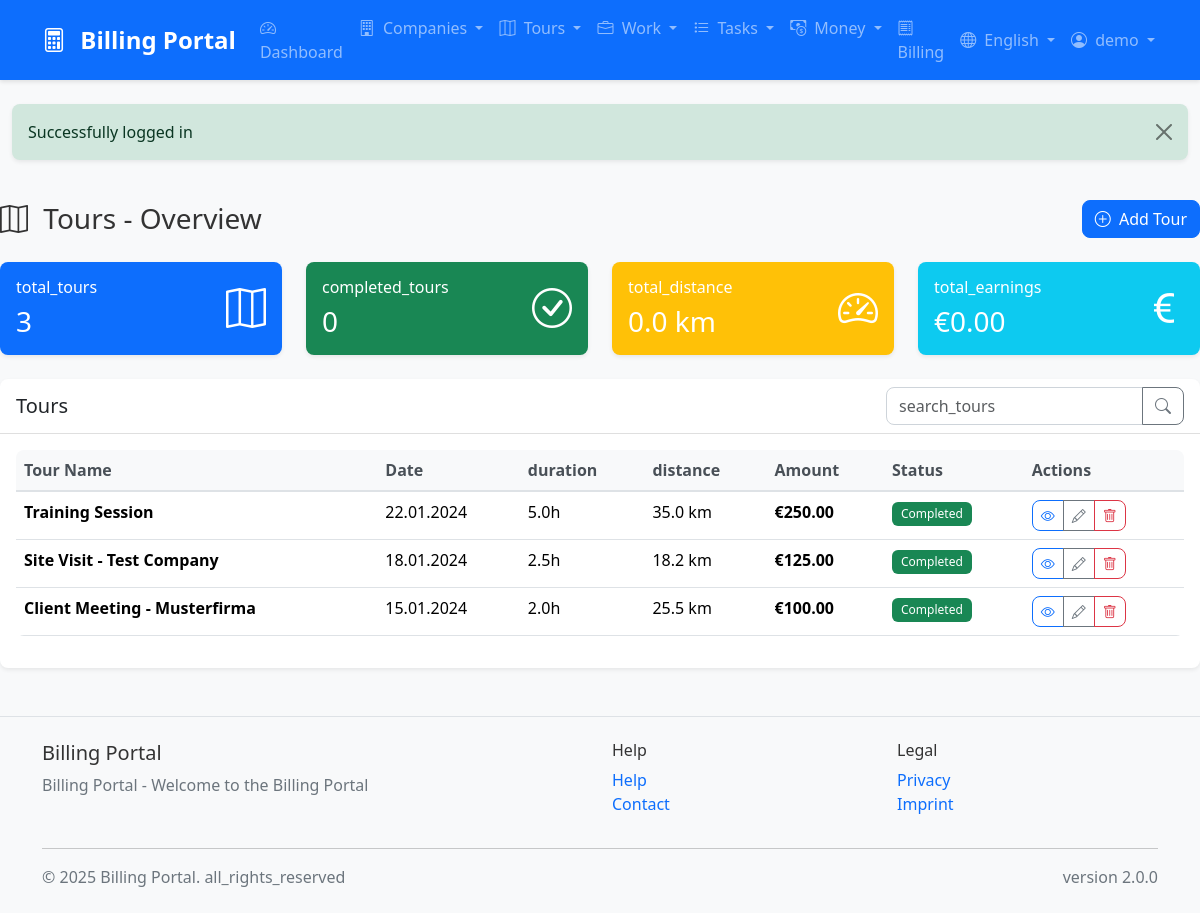
/tours (signed in), run on the app's committed database.
### tables this page shows
CREATE TABLE tours (
    id INT AUTO_INCREMENT PRIMARY KEY,
    user_id INT NOT NULL,
    tour_name VARCHAR(100) NOT NULL,
    tour_date DATE NOT NULL,
    tour_start TIME,
    tour_end TIME,
    tour_duration DECIMAL(5,2),  
    tour_distance DECIMAL(8,2),  
    tour_route TEXT,
    tour_vehicle VARCHAR(50),
    tour_driver VARCHAR(100),
    tour_description TEXT,
    tour_rate DECIMAL(10,2),  
    tour_total DECIMAL(10,2),  
    status ENUM('pending', 'approved', 'completed', 'cancelled') DEFAULT 'pending',
    created_at TIMESTAMP DEFAULT CURRENT_TIMESTAMP,
    updated_at TIMESTAMP DEFAULT CURRENT_TIMESTAMP ON UPDATE CURRENT_TIMESTAMP,
    FOREIGN KEY (user_id) REFERENCES users(id) ON DELETE CASCADE,
    INDEX idx_user_id (user_id),
    INDEX idx_tour_date (tour_date),
    INDEX idx_status (status)
);

### templates/tours/overview.php (the view, shortened to what the rows shown need)
<?php include __DIR__ . '/../layout/header.php'; ?>
<div class="row">
    <div class="col-12">
        <div class="d-flex justify-content-between align-items-center mb-4">
            <h1 class="h3 mb-0">
                <i class="bi bi-map me-2"></i>
                <?= $localization->get('tours') ?> - <?= $localization->get('overview') ?>
            </h1>
        </div>
    </div>
</div>
<div class="card">
    <div class="card-body">
        <?php if (empty($tours)): ?>
            <div class="text-center py-5">
                <i class="bi bi-map fs-1 text-muted mb-3"></i>
                <h5 class="text-muted"><?= $localization->get('no_tours') ?></h5>
                <p class="text-muted"><?= $localization->get('no_tours_description') ?></p>
                <a href="/tours/add" class="btn btn-primary">
                    <i class="bi bi-plus-circle me-1"></i>
                    <?= $localization->get('add_first_tour') ?>
                </a>
            </div>
        <?php else: ?>
            <div class="table-responsive">
                <table class="table table-hover">
                    <thead>
                        <tr>
                            <th><?= $localization->get('tour_name') ?></th>
                            <th><?= $localization->get('date') ?></th>
                            <th><?= $localization->get('duration') ?></th>
                            <th><?= $localization->get('distance') ?></th>
                            <th><?= $localization->get('amount') ?></th>
                            <th><?= $localization->get('status') ?></th>
                            <th><?= $localization->get('actions') ?></th>
                        </tr>
                    </thead>
                    <tbody>
                        <?php foreach ($tours as $tour): ?>
                            <tr>
                                <td>
                                    <strong><?= htmlspecialchars($tour['tour_name']) ?></strong>
                                </td>
                                <td><?= date('d.m.Y', strtotime($tour['tour_date'])) ?></td>
                                <td><?= $tour['tour_duration'] ? number_format($tour['tour_duration'], 1) . 'h' : '-' ?></td>
                                <td><?= $tour['tour_distance'] ? number_format($tour['tour_distance'], 1) . ' km' : '-' ?></td>
                                <td>
                                    <strong>€<?= number_format($tour['tour_total'], 2) ?></strong>
                                </td>
                                <td>
                                    <?php
                                    $statusClass = match($tour['status']) {
                                        'pending' => 'bg-warning',
                                        'approved' => 'bg-info',
                                        'completed' => 'bg-success',
                                        'cancelled' => 'bg-danger',
                                        default => 'bg-secondary'
                                    };
                                    $statusText = $localization->get('status_' . $tour['status']);
                                    ?>
                                    <span class="badge <?= $statusClass ?>"><?= $statusText ?></span>
                                </td>
                                <td>
                                    <div class="btn-group btn-group-sm" role="group">
                                        <a href="/tours/view/<?= $tour['id'] ?>"
                                           class="btn btn-outline-primary"
                                           title="<?= $localization->get('view') ?>">
                                            <i class="bi bi-eye"></i>
                                        </a>
                                        <a href="/tours/edit/<?= $tour['id'] ?>"
                                           class="btn btn-outline-secondary"
                                           title="<?= $localization->get('edit') ?>">
                                            <i class="bi bi-pencil"></i>
                                        </a>
                                        <button type="button"
                                                class="btn btn-outline-danger"
                                                title="<?= $localization->get('delete') ?>"
                                                onclick="deleteTour(<?= $tour['id'] ?>)">
                                            <i class="bi bi-trash"></i>
                                        </button>
                                    </div>
                                </td>
                            </tr>
                        <?php endforeach; ?>
                    </tbody>
                </table>
            </div>
        <?php endif; ?>
    </div>
</div>
<?php include __DIR__ . '/../layout/footer.php'; ?>

### data on the page
tours: tour_name "Training Session", tour_date "22.01.2024", tour_duration "5.0", tour_distance "35.0", tour_total "250.00", status "Completed"
tours: tour_name "Site Visit - Test Company", tour_date "18.01.2024", tour_duration "2.5", tour_distance "18.2", tour_total "125.00", status "Completed"
tours: tour_name "Client Meeting - Musterfirma", tour_date "15.01.2024", tour_duration "2.0", tour_distance "25.5", tour_total "100.00", status "Completed"

### other printed values
$localization->get('app_name') "Billing Portal"
$localization->get('nav_dashboard') "Dashboard"
$localization->get('nav_company') "Companies"
$localization->get('nav_tours') "Tours"
$localization->get('nav_work') "Work"
$localization->get('nav_tasks') "Tasks"
$localization->get('nav_money') "Money"
$localization->get('nav_billing') "Billing"
$localization->getLocaleName($locale) "English"
$session->getUsername() "demo"
$session->getFlash('success') "Successfully logged in"
$localization->get('tours') "Tours"
$localization->get('overview') "Overview"
$localization->get('add') "Add"
$localization->get('tour') "Tour"
